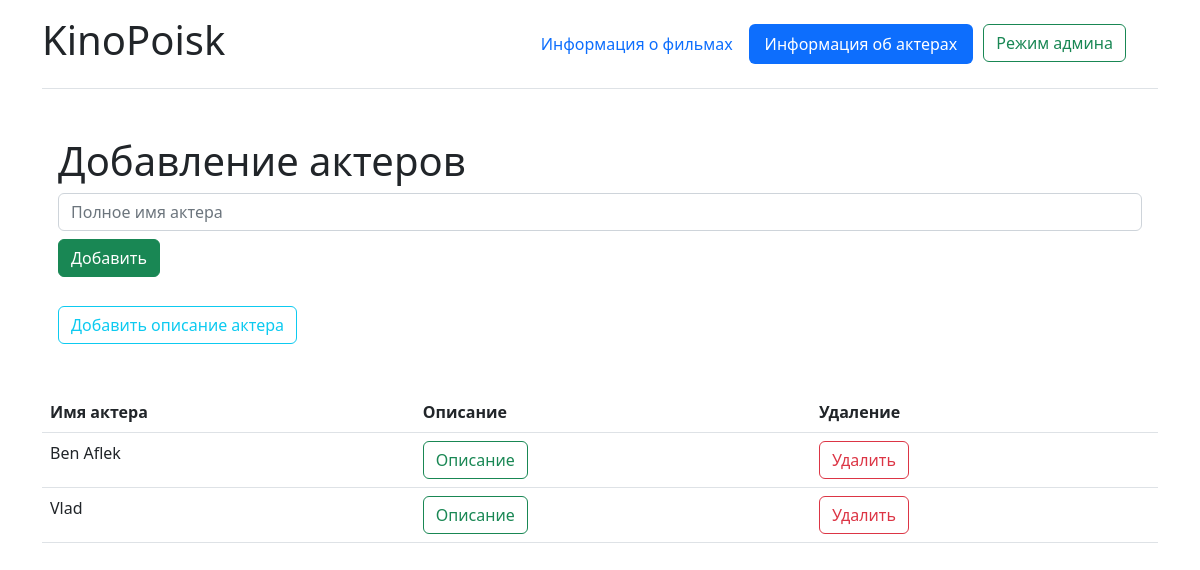
Before: /acters/ with the older database file.
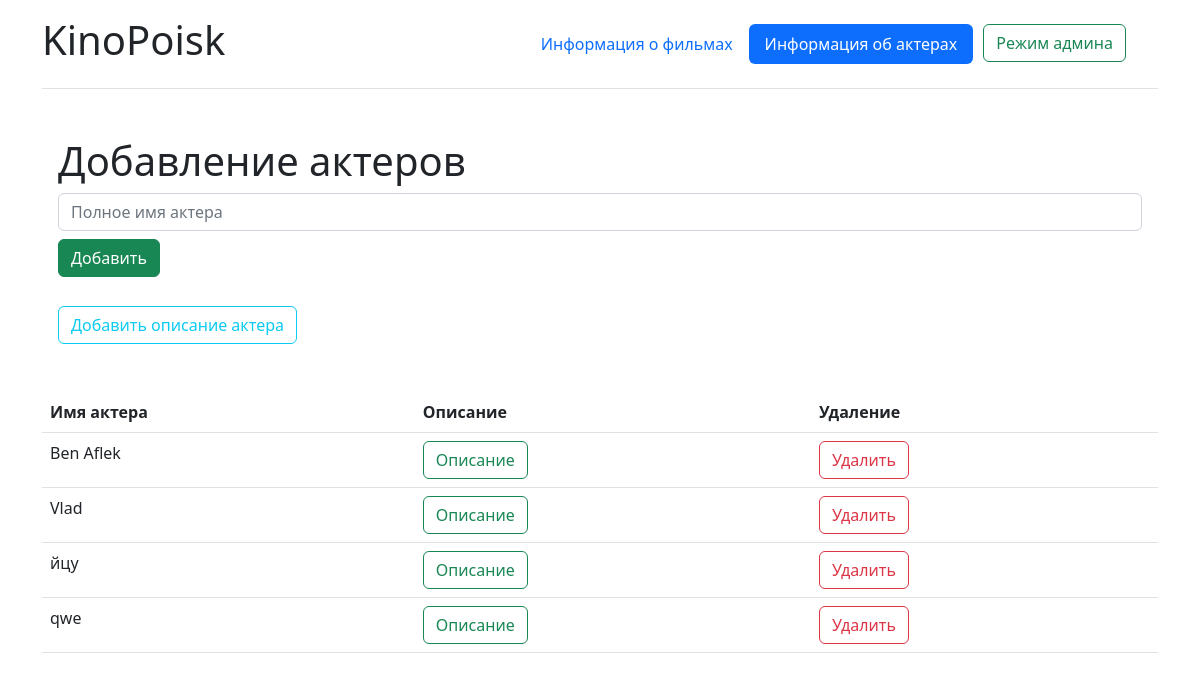
After: the same page with the newer database file.
### main/models.py (models this page shows, shortened)
class Acters(models.Model):
    name = models.CharField(max_length=100)

### main/views.py (the view, shortened to what this page needs)
def acters(request):
    all_actors = Acters.objects.all()
    error = ''
    form = NewActorForm()
    data = {
        'all_actors': all_actors,
        'form': form,
        'error': error,
    }
    return render(request, 'main/acters.html', data)

### main/forms.py
class NewActorForm(forms.ModelForm):
    class Meta:
        model = Acters
        fields = ['name',]
        widgets = {
            'name': forms.TextInput(attrs={
                'placeholder': 'Полное имя актера',
            })}

### main/templatetags/extra_filters.py (called while the page is built)
@register.filter(name='addclass')
def addclass(field, myclass):
    return field.as_widget(attrs={"class": myclass})

### main/templates/main/acters.html (shortened to what this page needs)
{% extends 'main/index.html' %}
{% load static %}
{% load extra_filters %}
{% block content %}
  <div class="container justify-content-md-between py-2 mb-2">
    <div class="container h4 mb-3 p-3">
      <h1>Добавление актеров</h1>
      <form method="post">
        {% csrf_token %} {{ form.name|addclass:"form-control mb-2" }}
        <button type="submit" class="btn btn-success">Добавить</button>
      </form>
      <br>
      <a type="submit" class="btn btn-outline-info" href="{% url 'add_info_acter'%}">Добавить описание актера</a>
    </div>
  </div>
  <div class="container">
  <table class="table">
    <thead class="table">
      <tr>
        <th>Имя актера</th>
        <th>Описание</th>
        <th>Удаление</th>
      </tr>
    </thead>
    {% for i in all_actors %}
    <tr>
      <td>{{i.name}}</td>
      <td><a class="btn btn-outline-success" href="{% url 'info_acters' i.id %}">Описание</a></td>
      <td><a class="btn btn-outline-danger" href="{% url 'remove_info' i.id %}">Удалить</a></td>
    </tr>
    {% endfor %}
  </table>
</div>
{% endblock %}

Changed rows visible on the page:
added Acters: name "йцу"
added Acters: name "qwe"
